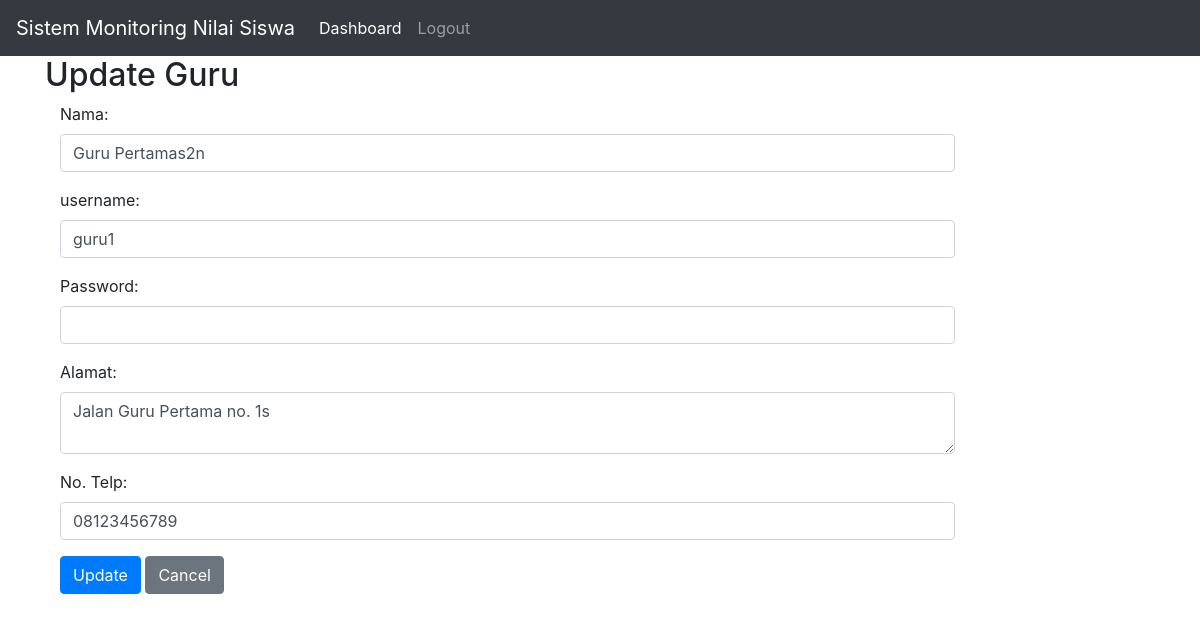
/guru/edit/1, run on the app's committed database.
### tables this page shows
CREATE TABLE `guru` (
  `id_guru` int(11) NOT NULL,
  `nama_guru` varchar(255) NOT NULL,
  `alamat_guru` varchar(255) NOT NULL,
  `telepon_guru` varchar(20) NOT NULL,
  `id_user` int(11) NOT NULL
);

CREATE TABLE `user` (
  `id_user` int(11) NOT NULL,
  `username` varchar(255) NOT NULL,
  `password` varchar(255) NOT NULL,
  `role` enum('admin','guru','murid') NOT NULL
);

### application/controllers/Guru.php (called while the page is built, shortened)
<?php
class Guru extends CI_Controller
{
  public function __construct()
  {
    $this->load->model('guru_model');
    $this->load->model('user_model');
  }
  public function edit($id)
  {
    $guru = $this->guru_model->get_by_id($id);
    $data['guru'] = $guru;
    $this->load->view('layout/header');
    $this->load->view('guru/edit', $data);
    $this->load->view('layout/footer');
  }
}

### index.php (called while the page is built, shortened)
<?php
require_once BASEPATH.'core/CodeIgniter.php';

### application/models/Guru_model.php (called while the page is built, shortened)
<?php
class Guru_model extends CI_Model
{
  public function get_by_id($id_guru)
  {
    $this->db->select('*');
    $this->db->from('guru');
    $this->db->join('user', 'guru.id_user = user.id_user');
    $this->db->where('id_guru', $id_guru);
    $query = $this->db->get();
    return $query->row();
  }
}

### application/views/guru/edit.php (the view, shortened to what this page needs)
<div class="container">
  <h2>Update Guru</h2>
  <?php echo form_open('guru/edit/' . $guru->id_guru, array('class' => 'form-horizontal')); ?>
  <div class="form-group">
    <label class="control-label col-sm-2" for="nama">Nama:</label>
    <div class="col-sm-10">
      <input type="text" class="form-control" id="nama_guru" name="nama_guru" value="<?php echo $guru->nama_guru ?>">
    </div>
  </div>
  <div class="form-group">
    <label class="control-label col-sm-2" for="username">username:</label>
    <div class="col-sm-10">
      <input type="text" class="form-control" id="username" name="username" value="<?php echo $guru->username ?>">
    </div>
  </div>
  <div class="form-group">
    <label class="control-label col-sm-2" for="password">Password:</label>
    <div class="col-sm-10">
      <input type="password" class="form-control" id="password" name="password">
    </div>
  </div>
  <div class="form-group">
    <label class="control-label col-sm-2" for="alamat">Alamat:</label>
    <div class="col-sm-10">
      <textarea class="form-control" id="alamat_guru" name="alamat_guru"><?php echo $guru->alamat_guru ?></textarea>
    </div>
  </div>
  <div class="form-group">
    <label class="control-label col-sm-2" for="no_telp">No. Telp:</label>
    <div class="col-sm-10">
      <input type="text" class="form-control" id="telepon_guru" name="telepon_guru" value="<?php echo $guru->telepon_guru ?>">
    </div>
  </div>
  <div class="form-group">
    <div class="col-sm-offset-2 col-sm-10">
      <button type="submit" class="btn btn-primary" name="submit" value="submit">Update</button>
      <a href="<?php echo base_url('guru') ?>" class="btn btn-secondary">Cancel</a>
    </div>
  </div>
  <?php echo form_close(); ?>
</div>

### data on the page
guru: nama_guru "Guru Pertamas2n", username "guru1", alamat_guru "Jalan Guru Pertama no. 1s", telepon_guru "08123456789"
